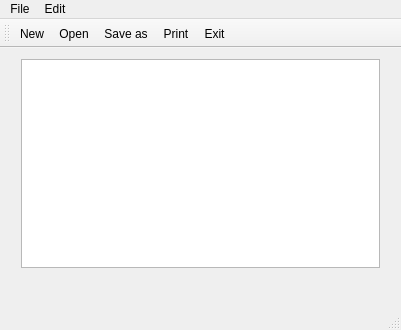
<?xml version="1.0" encoding="UTF-8"?>
<ui version="4.0">
 <class>MainWindow</class>
 <widget class="QMainWindow" name="MainWindow">
  <property name="geometry">
   <rect>
    <x>0</x>
    <y>0</y>
    <width>401</width>
    <height>330</height>
   </rect>
  </property>
  <property name="windowTitle">
   <string>MainWindow</string>
  </property>
  <widget class="QWidget" name="centralWidget">
   <widget class="QWidget" name="verticalLayoutWidget">
    <property name="geometry">
     <rect>
      <x>10</x>
      <y>0</y>
      <width>381</width>
      <height>231</height>
     </rect>
    </property>
    <layout class="QVBoxLayout" name="verticalLayout">
     <item>
      <widget class="QTextEdit" name="textEdit"/>
     </item>
    </layout>
   </widget>
  </widget>
  <widget class="QMenuBar" name="menuBar">
   <property name="geometry">
    <rect>
     <x>0</x>
     <y>0</y>
     <width>401</width>
     <height>22</height>
    </rect>
   </property>
   <widget class="QMenu" name="menunew">
    <property name="title">
     <string>File</string>
    </property>
    <addaction name="actionNew"/>
    <addaction name="actionOpen"/>
    <addaction name="actionSave_as"/>
    <addaction name="actionPrint"/>
    <addaction name="actionExit"/>
   </widget>
   <widget class="QMenu" name="menuEdit">
    <property name="title">
     <string>Edit</string>
    </property>
    <addaction name="actionCopy"/>
    <addaction name="actionPaste"/>
    <addaction name="actionCut"/>
    <addaction name="actionUndo"/>
    <addaction name="actionRedo"/>
   </widget>
   <addaction name="menunew"/>
   <addaction name="menuEdit"/>
  </widget>
  <widget class="QToolBar" name="mainToolBar">
   <attribute name="toolBarArea">
    <enum>TopToolBarArea</enum>
   </attribute>
   <attribute name="toolBarBreak">
    <bool>false</bool>
   </attribute>
   <addaction name="actionNew"/>
   <addaction name="actionOpen"/>
   <addaction name="actionSave_as"/>
   <addaction name="actionPrint"/>
   <addaction name="actionExit"/>
  </widget>
  <widget class="QStatusBar" name="statusBar"/>
  <action name="actionNew">
   <property name="icon">
    <iconset resource="resources.qrc">
     <normaloff>:/imgs/if_add_134224.png</normaloff>:/imgs/if_add_134224.png</iconset>
   </property>
   <property name="text">
    <string>New</string>
   </property>
  </action>
  <action name="actionOpen">
   <property name="icon">
    <iconset resource="resources.qrc">
     <normaloff>:/imgs/if_Open-Sign_379430.png</normaloff>:/imgs/if_Open-Sign_379430.png</iconset>
   </property>
   <property name="text">
    <string>Open</string>
   </property>
  </action>
  <action name="actionSave_as">
   <property name="icon">
    <iconset resource="resources.qrc">
     <normaloff>:/imgs/if_save_173091.png</normaloff>:/imgs/if_save_173091.png</iconset>
   </property>
   <property name="text">
    <string>Save as</string>
   </property>
  </action>
  <action name="actionPrint">
   <property name="icon">
    <iconset resource="resources.qrc">
     <normaloff>:/imgs/if_print_printer_printing_raw_simple_392497.png</normaloff>:/imgs/if_print_printer_printing_raw_simple_392497.png</iconset>
   </property>
   <property name="text">
    <string>Print</string>
   </property>
  </action>
  <action name="actionExit">
   <property name="icon">
    <iconset resource="resources.qrc">
     <normaloff>:/imgs/if_Cancel_1493282.png</normaloff>:/imgs/if_Cancel_1493282.png</iconset>
   </property>
   <property name="text">
    <string>Exit</string>
   </property>
  </action>
  <action name="actionCopy">
   <property name="icon">
    <iconset resource="resources.qrc">
     <normaloff>:/imgs/if_edit-copy_118918.png</normaloff>:/imgs/if_edit-copy_118918.png</iconset>
   </property>
   <property name="text">
    <string>Copy</string>
   </property>
  </action>
  <action name="actionPaste">
   <property name="icon">
    <iconset resource="resources.qrc">
     <normaloff>:/imgs/if_paste_1608782.png</normaloff>:/imgs/if_paste_1608782.png</iconset>
   </property>
   <property name="text">
    <string>Paste</string>
   </property>
  </action>
  <action name="actionCut">
   <property name="icon">
    <iconset resource="resources.qrc">
     <normaloff>:/imgs/if_cut_172590.png</normaloff>:/imgs/if_cut_172590.png</iconset>
   </property>
   <property name="text">
    <string>Cut</string>
   </property>
  </action>
  <action name="actionUndo">
   <property name="icon">
    <iconset resource="resources.qrc">
     <normaloff>:/imgs/if_Undo_1493283.png</normaloff>:/imgs/if_Undo_1493283.png</iconset>
   </property>
   <property name="text">
    <string>Undo</string>
   </property>
  </action>
  <action name="actionRedo">
   <property name="icon">
    <iconset resource="resources.qrc">
     <normaloff>:/imgs/if_Redo_1493284.png</normaloff>:/imgs/if_Redo_1493284.png</iconset>
   </property>
   <property name="text">
    <string>Redo</string>
   </property>
  </action>
 </widget>
 <layoutdefault spacing="6" margin="11"/>
 <resources>
  <include location="resources.qrc"/>
 </resources>
 <connections/>
</ui>
